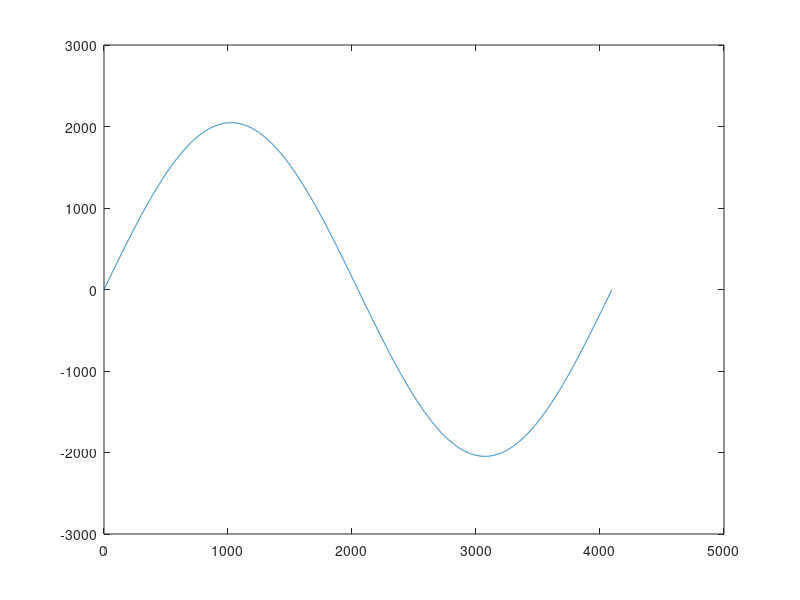

MATLAB code to generate this figure:
clear

clc

n = 0:4095 ;

yn = sin(2*pi/4096*n) ;

 

yn = round(yn*2047); 

 

plot(n,yn);

fid = fopen('./Sin_Wave_Rom.coe','wt');

fprintf(fid,'memory_initialization_radix = 10;\nmemory_initialization_vector = ');

 

for i = 1 : 4096

    if mod(i-1,8) == 0 

        fprintf(fid,'\n');

    end

    fprintf(fid,'%4d,',yn(i));

end
